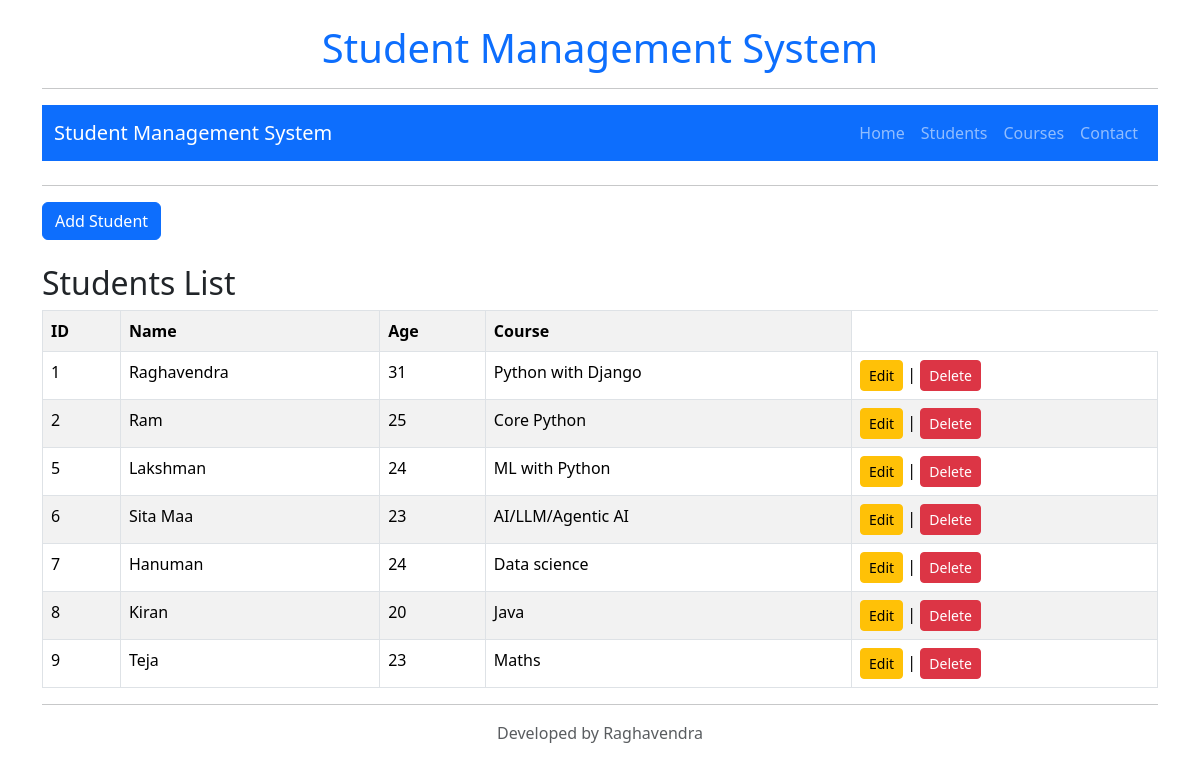
/students/view/, run on an earlier commit of the app's database.
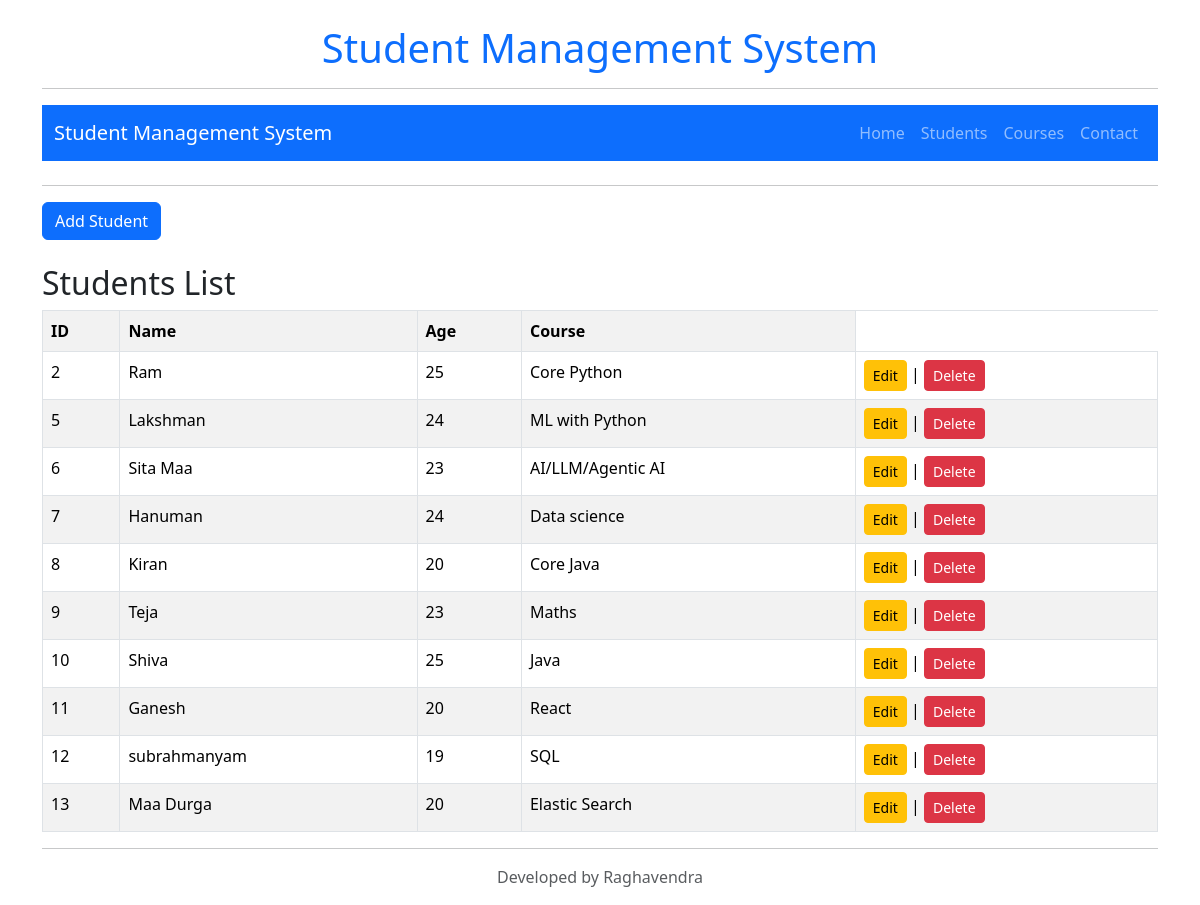
And on a later commit of the database.
### students/models.py (models this page shows, shortened)
class Student(models.Model):
    name = models.CharField(max_length=100)
    age = models.IntegerField()
    course = models.CharField(max_length=100)

### students/views.py (the view)
# urls.py: path("view/", views.student_list, name="student-list"),
def student_list(request):
    students = Student.objects.all()
    return render(request, "students/students-list-bs.html", {"students": students})

### students/templates/students/students-list-bs.html (shortened to what this page needs)
{% extends "base-bootstrap.html" %}
{% block content %}
<a href="{% url 'create-student' %}"
   class="btn btn-primary">
    Add Student
</a>
<br><br>
<h2>Students List</h2>
<table class="table table-bordered table-striped">
    <tr>
        <th>ID</th>
        <th>Name</th>
        <th>Age</th>
        <th>Course</th>
    </tr>
    {% for student in students %}
        <tr>
            <td>{{ student.id }}</td>
            <td>{{ student.name }}</td>
            <td>{{ student.age }}</td>
            <td>{{ student.course }}</td>
            <td>
                <a href="{% url 'update-student-modelform' student.id %} " class="btn btn-warning btn-sm">
                    Edit
                </a>
                |
                <a href="{% url 'delete-student' student.id %}" class="btn btn-danger btn-sm">
                    Delete
                </a>
            </td>
        </tr>
    {% empty %}
    <tr>
        <td colspan="4">
            No students available.
        </td>
    </tr>
    {% endfor %}
</table>
{% endblock %}

### students/templates/base-bootstrap.html (shortened to what this page needs)
{% load static %}
<!DOCTYPE html>
<html lang="en">
<head>
    <link rel="stylesheet" href="{% static 'css/style.css' %}">
    <link href="https://cdn.jsdelivr.net/npm/bootstrap@5.3.7/dist/css/bootstrap.min.css"
          rel="stylesheet">
</head>
<body>
<div class="container mt-4">
    <h1 class="text-center text-primary">
        Student Management System
    </h1>
    <hr>
    <nav class="navbar navbar-expand-lg navbar-dark bg-primary mb-4">
    <div class="container-fluid">
        <a class="navbar-brand" href="{% url 'student-home' %}">
            Student Management System
        </a>
        <div class="navbar-nav">
            <a class="nav-link" href="{% url 'student-home' %}">
                Home
            </a>
            <a class="nav-link" href="{% url 'student-list' %}">
                Students
            </a>
            <a class="nav-link" href="#">
                Courses
            </a>
            <a class="nav-link" href="#">
                Contact
            </a>
        </div>
    </div>
</nav>
    <hr>
    {% block content %}
    {% endblock %}
    <hr>
    <p class="text-center text-muted">
        Developed by Raghavendra
    </p>
</div>
</body>
</html>

### static/css/style.css (style rules this page uses)
body { font-family: Arial, sans-serif; margin: 20px; }
h2 { color: Blue; }
table { border-collapse: collapse; }
th { background-color: #f2f2f2; }
th, td { padding: 10px; }

What changed in the data, as far as the page shows it:
removed Student: id "1", name "Raghavendra", age "31", course "Python with Django"
changed Student "Kiran": course "Java" → "Core Java"
added Student: id "10", name "Shiva", age "25", course "Java"
added Student: id "11", name "Ganesh", age "20", course "React"
added Student: id "12", name "subrahmanyam", age "19", course "SQL"
added Student: id "13", name "Maa Durga", age "20", course "Elastic Search"
